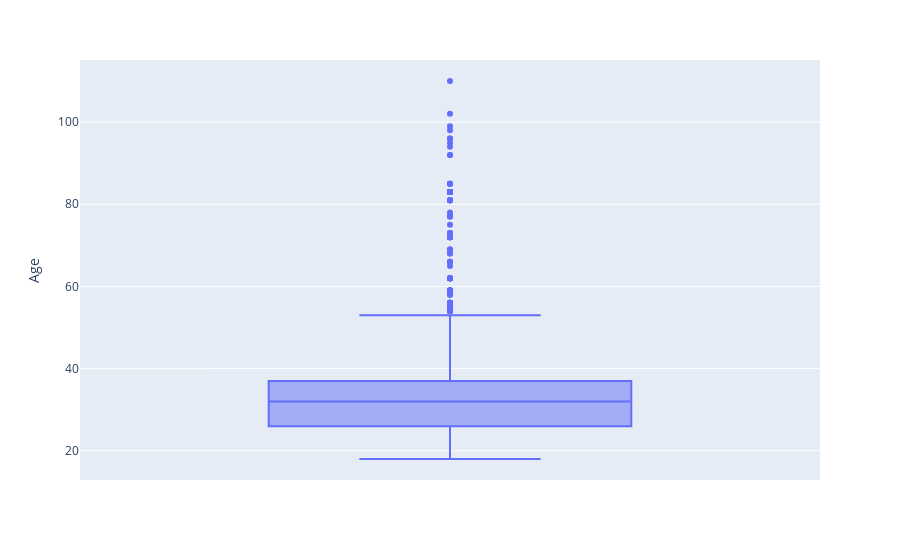

Notebook code for this chart:
### Code cell
fig=px.box(IT_EU_US,y="Age")
fig.show()

### Figure 1 — Plotly figure (JSON) as saved in the notebook; plotly's stock layout.template omitted (floating-point values rounded to 4 significant figures; data arrays with more than 128 entries replaced by an {"elided": "..."} marker saying what was removed)
{"data": [{"alignmentgroup": "True", "hovertemplate": "Age=%{y}<extra></extra>", "legendgroup": "", "marker": {"color": "#636efa"}, "name": "", "notched": false, "offsetgroup": "", "orientation": "v", "showlegend": false, "type": "box", "x0": " ", "xaxis": "x", "y": {"elided": "1995 int values"}, "y0": " ", "yaxis": "y"}], "layout": {"boxmode": "group", "legend": {"tracegroupgap": 0}, "margin": {"t": 60}, "xaxis": {"anchor": "y", "domain": [0, 1]}, "yaxis": {"anchor": "x", "domain": [0, 1], "title": {"text": "Age"}}}}
